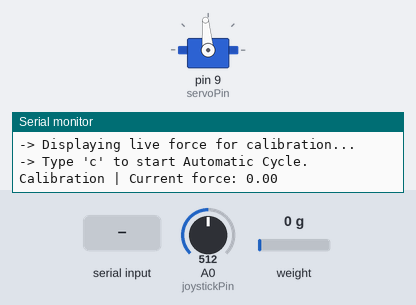
Recording of a sketch running on a simulated Arduino Uno, built with avr-gcc and run on an emulated ATmega328P. Parts: servo, the last lines printed to the serial monitor. Inputs (shaded band) come from the test bench; at power-on: A0 (joystickPin) = 512, weight on the scale 0 g.

Above: at 2.7 s.
2.8 s: "c" received over Serial
At 3.8 s:
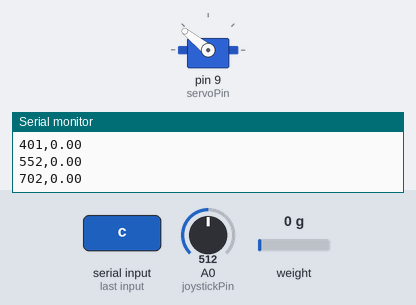
At 10.7 s:
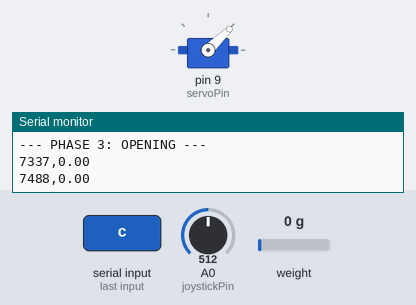
Timing chart, 0 to 13.9 s (numbered marks = the images above; inputs shaded):
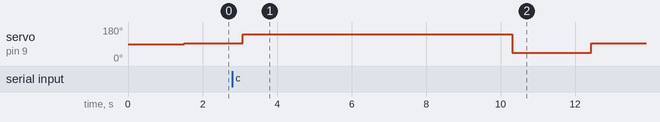

The sketch:

Test2.ino
```cpp
#include <Servo.h>
#include "HX711.h"

Servo myServo;
HX711 scale;

// --- PINS ---
const int servoPin = 9;
const int joystickPin = A0;
const int DOUT = 3;
const int CLK = 2;

// --- SERVO & JOYSTICK SETTINGS ---
int servoStop = 1520;
const int servoMin = 2000; // Closing direction
const int servoMax = 1000; // Opening direction

int joystickCenter = 512;
const int deadband = 80;

// --- AUTOMATIC TEST 2 SETTINGS ---
const int CLOSE_SPEED = 2000;
const int OPEN_SPEED = 1000;

bool manualMode = true;

// Timer for live display
unsigned long lastDisplay = 0;

void setup() {
  Serial.begin(9600);

  myServo.attach(servoPin);

  // Joystick calibration at startup
  long sum = 0;
  for (int i = 0; i < 100; i++) {
    sum += analogRead(joystickPin);
    delay(5);
  }
  joystickCenter = sum / 100;

  // HX711 initialization
  scale.begin(DOUT, CLK);

  // ---> MODIFY THIS LINE FOR CALIBRATION:
  scale.set_scale(11400.f);

  scale.tare(); // Set force to 0 at startup

  myServo.writeMicroseconds(servoStop);

  Serial.println("\n=== SYSTEM READY ===");
  Serial.println("-> Joystick ACTIVE.");
  Serial.println("-> Displaying live force for calibration...");
  Serial.println("-> Type 'c' to start Automatic Cycle.");
}

void loop() {

  // --- 1. READ COMMANDS (Start Test 2) ---
  if (Serial.available() > 0) {
    char cmd = Serial.read();

    if (cmd == 'c') {
      manualMode = false;
      executeCycle();

      scale.tare();
      manualMode = true;
      Serial.println("\n[RETURN] Joystick mode active. Resuming live display.");
    }
  }

  // --- 2. MANUAL MODE (JOYSTICK + LIVE DISPLAY) ---
  if (manualMode) {
    int joystickValue = analogRead(joystickPin);
    int pulseWidth;
    int difference = joystickValue - joystickCenter;

    if (abs(difference) < deadband) {
      pulseWidth = servoStop;
    } else {
      pulseWidth = (difference > 0) ? map(difference, deadband, 1023 - joystickCenter, servoStop, servoMax) :
                                      map(difference, -deadband, -joystickCenter, servoStop, servoMin);
    }

    myServo.writeMicroseconds(pulseWidth);

    // --- Live force display twice per second ---
    if (millis() - lastDisplay > 500) {
      float currentForce = scale.get_units(5); // Average over 5 readings for stability
      Serial.print("Calibration | Current force: ");
      Serial.println(currentForce);
      lastDisplay = millis();
    }
  }
}

// --- AUTOMATIC CYCLE FUNCTION ---
void executeCycle() {
  unsigned long startTime = millis();

  Serial.println("\n--- PHASE 1: CLOSING ---");
  myServo.writeMicroseconds(CLOSE_SPEED);
  while(millis() - startTime < 2000) {
     logData(startTime);
  }

  Serial.println("--- PHASE 2: HOLD (5s) ---");
  myServo.writeMicroseconds(CLOSE_SPEED);
  unsigned long holdStart = millis();
  while(millis() - holdStart < 5000) {
     logData(startTime);
  }

  Serial.println("--- PHASE 3: OPENING ---");
  myServo.writeMicroseconds(OPEN_SPEED);
  unsigned long openStart = millis();
  while(millis() - openStart < 2000) {
     logData(startTime);
  }

  myServo.writeMicroseconds(servoStop);
  Serial.println("--- END OF CYCLE ---");
}

// --- DATA LOGGING FUNCTION ---
void logData(unsigned long zeroTime) {
   float force = scale.get_units(1);
   unsigned long t = millis() - zeroTime;

   Serial.print(t);
   Serial.print(",");
   Serial.println(force);
   delay(50);
}
```

Measured:
- after the input at 2.8 s, servo on pin 9 (servoPin): 95° → 141° after 0.28 s, → 44° 7.2 s later, → 95° 2.1 s later
